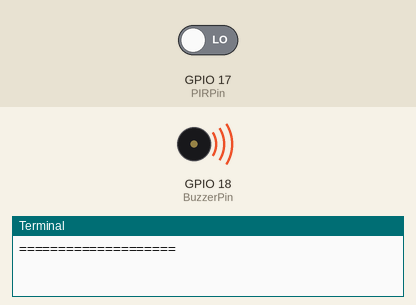
This program was run on a simulated Raspberry Pi (BCM pin numbers). Shown: buzzer (waves = sounding, pin HIGH), the last lines printed to the terminal. The inputs (shaded band) are chosen by the test bench; at power-on: GPIO 17 (PIRPin) LOW.

Above: at 1.2 s.
1.3 s: GPIO 17 (PIRPin) driven HIGH
At 2.4 s:
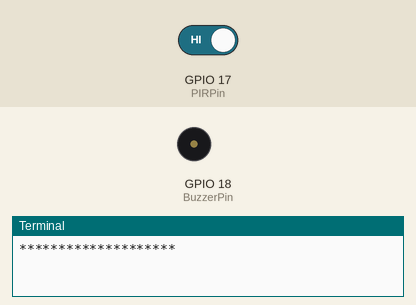
3.5 s: GPIO 17 (PIRPin) driven LOW
At 5.1 s:
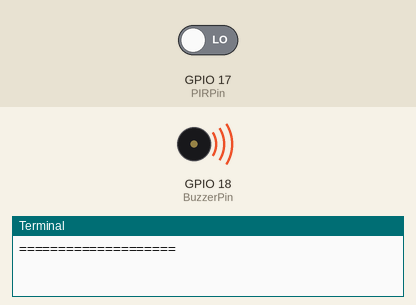
Timing chart, 0 to 6.6 s (numbered marks = the images above; inputs shaded):
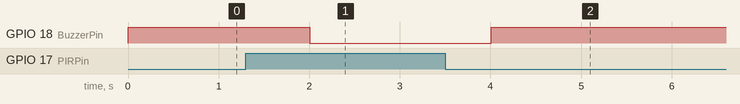

The program:

16_Raspberry_PiandPIRMotionSensor.py
```python
#!/usr/bin/python
###########################################################################
#Filename      : pirsensor.c
#Description   : alarm system
#Company: SunRobotics Technologies
#Website: www.sunrobotics.co.in
#E-mail: support@sunrobotics.co.in(For Any Query)
############################################################################
import RPi.GPIO as GPIO
import time

# set BCM_GPIO 17(GPIO 0) as PIR pin
PIRPin = 17
# set BCM_GPIO 18(GPIO 1) as buzzer pin
BuzzerPin = 18

#print message at the begining ---custom function
def print_message():
    print ('==================================')
    print ('|              Alarm             |')
    print ('|     -----------------------    |')
    print ('|     PIR connect to GPIO0       |')
    print ('|                                |')
    print ('|     Buzzer connect to GPIO1    |')
    print ('|     ------------------------   |')
    print ('|                                |')
    print ('|                                |')
    print ('==================================\n')
    print ('Program is running...')
    print ('Please press Ctrl+C to end the program...')

#setup function for some setup---custom function
def setup():
    GPIO.setwarnings(False)
    #set the gpio modes to BCM numbering
    GPIO.setmode(GPIO.BCM)
    #set BuzzerPin's mode to output,and initial level to HIGH(3.3V)
    GPIO.setup(BuzzerPin,GPIO.OUT,initial=GPIO.HIGH)
    GPIO.setup(PIRPin,GPIO.IN)

#main function
def main():
    #print info
    print_message()
    while True:
        #read Sw520dPin's level
        if(GPIO.input(PIRPin)!=0):
            GPIO.output(BuzzerPin,GPIO.LOW)
            #time.sleep(0.5)
            print ('********************')
            print ('*     alarm!     *')
            print ('********************')
            print ('\n')
	    time.sleep(1)
        else:
            GPIO.output(BuzzerPin,GPIO.HIGH)
            print ('====================')
            print ('=     Not alarm...  =')
            print ('====================')
            print ('\n')
	    time.sleep(1)


#define a destroy function for clean up everything after the script finished
def destroy():
    #turn off buzzer
    GPIO.output(BuzzerPin,GPIO.HIGH)
    #release resource
    GPIO.cleanup()
#
# if run this script directly ,do:
if __name__ == '__main__':
    setup()
    try:
            main()
    #when 'Ctrl+C' is pressed,child program destroy() will be executed.
    except KeyboardInterrupt:
        destroy()
        pass
```

Measured:
- after the input at 1.3 s, GPIO 18 (BuzzerPin): HIGH → LOW after 0.71 s
- after the input at 3.5 s, GPIO 18 (BuzzerPin): LOW → HIGH after 0.51 s
